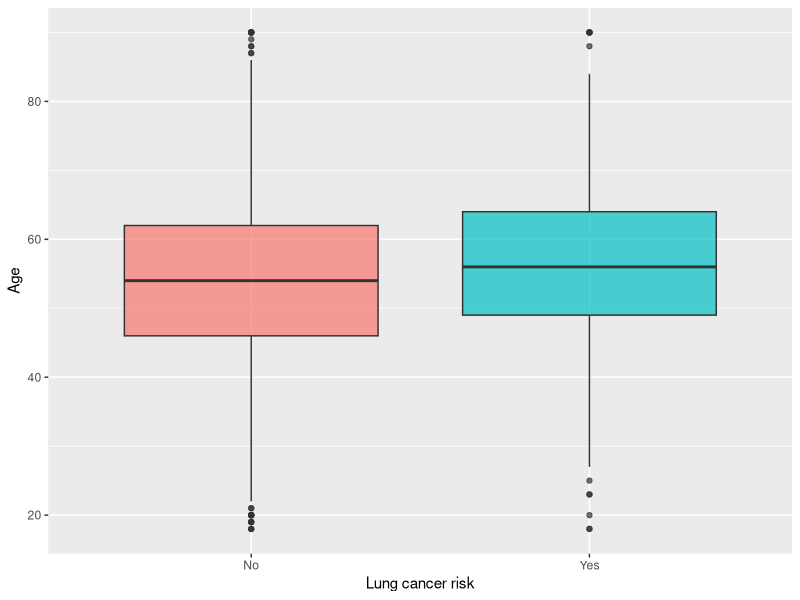
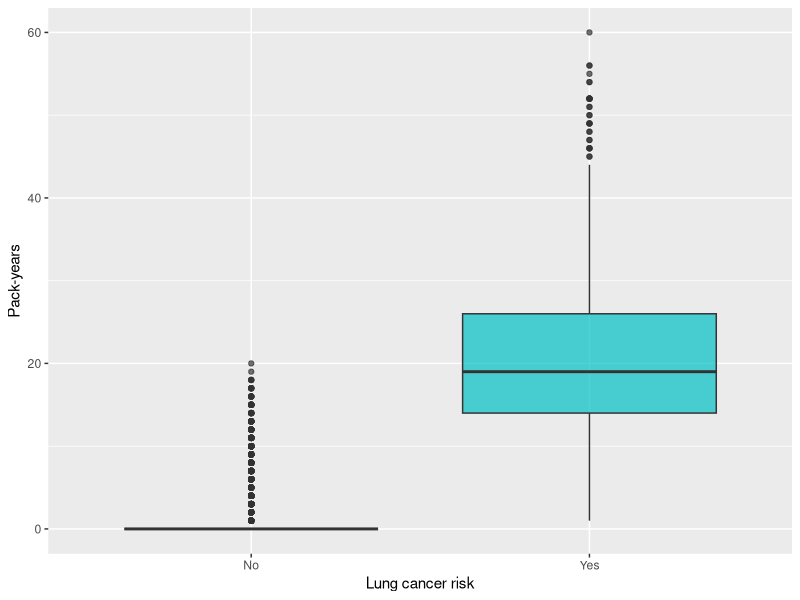
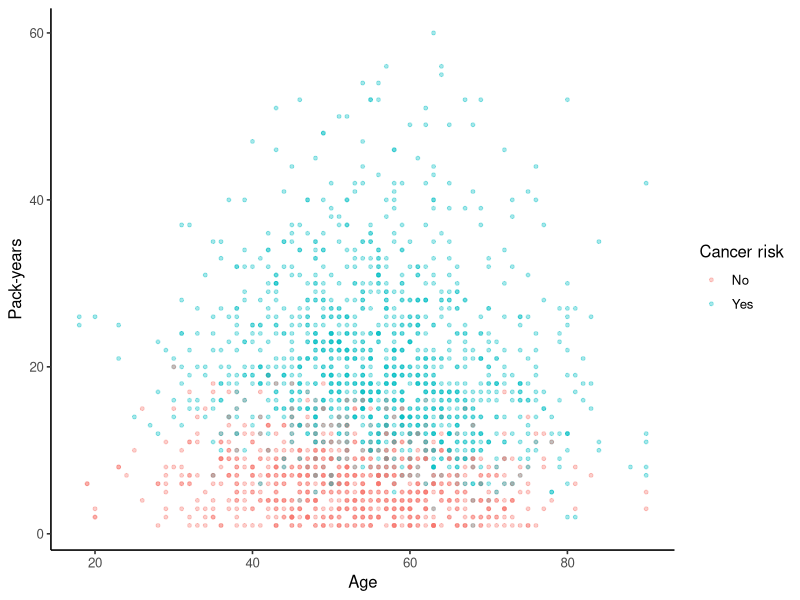
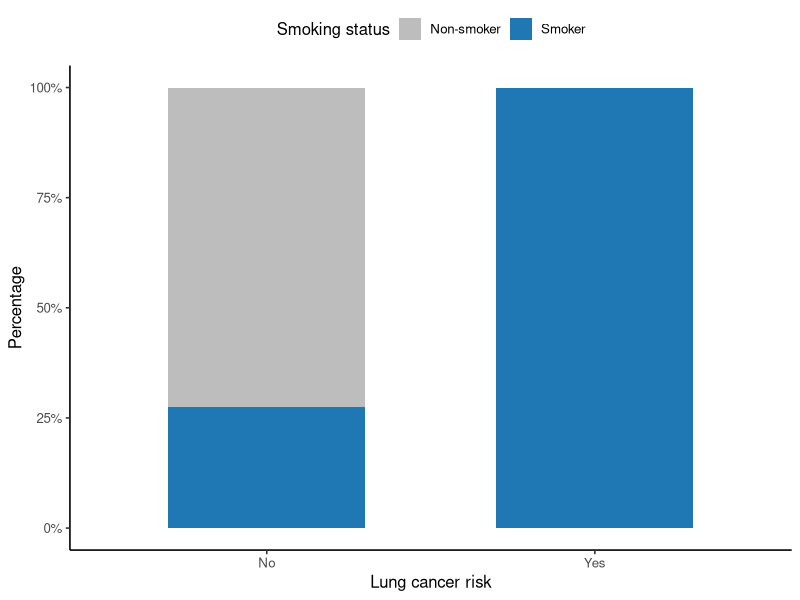

Recreate these plots in R, in order.
# =====================================
# 02_eda_plots_tables.R
# Exploratory Data Analysis
# =====================================
# Purpose:
# This script performs exploratory data analysis (EDA)
# for the lung cancer dataset. It generates a summary
# table and several exploratory figures to compare
# age, smoking exposure, and smoking prevalence by
# lung cancer risk group.
#
# Input:
# data/processed-data/lung_clean.csv
#
# Output:
# results/tables/summarytable.rds
# results/figures/age_box.png
# results/figures/packyears_box.png
# results/figures/age_vs_packyears_scatter.png
# results/figures/smoking_proportion.png
###############################################
# Load required packages

library(tidyverse)
library(here)
library(scales)

# -------------------------------
# Load cleaned data
# -------------------------------
# Read the processed dataset created in the
# data cleaning step.

lung <- readr::read_csv(
  here("data","processed-data","lung_clean.csv")
)

# Create results folders if needed
dir.create(here("results","figures"), recursive = TRUE, showWarnings = FALSE)
dir.create(here("results","tables"), recursive = TRUE, showWarnings = FALSE)

# --------------------------------------------
# Summary table by lung cancer risk
# --------------------------------------------
# For each lung cancer risk group, calculate:
# - number of observations
# - median and IQR for age
# - median and IQR for pack-years
# - percentage of smokers
# - percentage of COPD cases

summary_tbl <- lung %>%
  group_by(lung_cancer_risk) %>%
  summarise(
    n = n(),
    median_age = median(age, na.rm = TRUE),
    IQR_age = IQR(age, na.rm = TRUE),
    median_pack_years = median(pack_years, na.rm = TRUE),
    IQR_pack_years = IQR(pack_years, na.rm = TRUE),
    percent_smokers = mean(smoker == "Smoker") * 100,
    percent_COPD = mean(copd == "Yes") * 100
  )

# Save summary table for use in manuscript
saveRDS(summary_tbl,
        here("results","tables","summarytable.rds"))

# -------------------------------
# Plot 1: Age boxplot
# -------------------------------
# Boxplot comparing age between lung cancer risk groups.
p_age_box <- ggplot(lung,
                    aes(x = lung_cancer_risk,
                        y = age,
                        fill = lung_cancer_risk)) +
  geom_boxplot(alpha = 0.7) +
  labs(x = "Lung cancer risk",
       y = "Age") +
  theme(legend.position = "none")
# Save age boxplot
ggsave(here("results","figures","age_box.png"),
       p_age_box,
       width = 6,
       height = 4,
       dpi = 300)

# -------------------------------
# Plot 2: Pack-years boxplot
# -------------------------------
# Boxplot comparing cumulative smoking exposure
# between lung cancer risk groups.
p_pack_box <- ggplot(lung,
                     aes(x = lung_cancer_risk,
                         y = pack_years,
                         fill = lung_cancer_risk)) +
  geom_boxplot(alpha = 0.7) +
  labs(x = "Lung cancer risk",
       y = "Pack-years") +
  theme(legend.position = "none")

# Save pack-years boxplot
ggsave(here("results","figures","packyears_box.png"),
       p_pack_box,
       width = 6,
       height = 4,
       dpi = 300)
# -------------------------------
# Plot 3: Age vs pack-years scatter (pack_years > 0 only)
# -------------------------------

p_age_pack_scatter <- lung %>%
  filter(pack_years > 0) %>%
  ggplot(aes(x = age, y = pack_years, color = lung_cancer_risk)) +
  geom_point(alpha = 0.35, size = 1) +
  labs(
    x = "Age",
    y = "Pack-years",
    color = "Cancer risk"
  ) +
  theme_classic(base_size = 12)

# Save scatter plot
ggsave(
  here("results","figures","age_vs_packyears_scatter.png"),
  p_age_pack_scatter,
  width = 6, height = 4, dpi = 300)
# -------------------------------
# Plot 4: Smoking prevalence by lung cancer risk
# -------------------------------
# Stacked proportional bar plot showing the
# percentage of smokers and non-smokers in each
# lung cancer risk group.

p_smoke_prop <- ggplot(lung,
                       aes(x = lung_cancer_risk,
                           fill = smoker)) +
  geom_bar(position = "fill", width = 0.6) +
  scale_y_continuous(labels = percent_format()) +
  scale_fill_manual(values = c("#bdbdbd", "#1f78b4")) +
  labs(x = "Lung cancer risk",
       y = "Percentage",
       fill = "Smoking status") +
  theme_classic(base_size = 12) +
  theme(legend.position = "top")

# Save smoking prevalence plot
ggsave(here("results","figures","smoking_proportion.png"),
       p_smoke_prop,
       width = 6,
       height = 4,
       dpi = 300)
print("EDA complete. Plots and table saved.")
